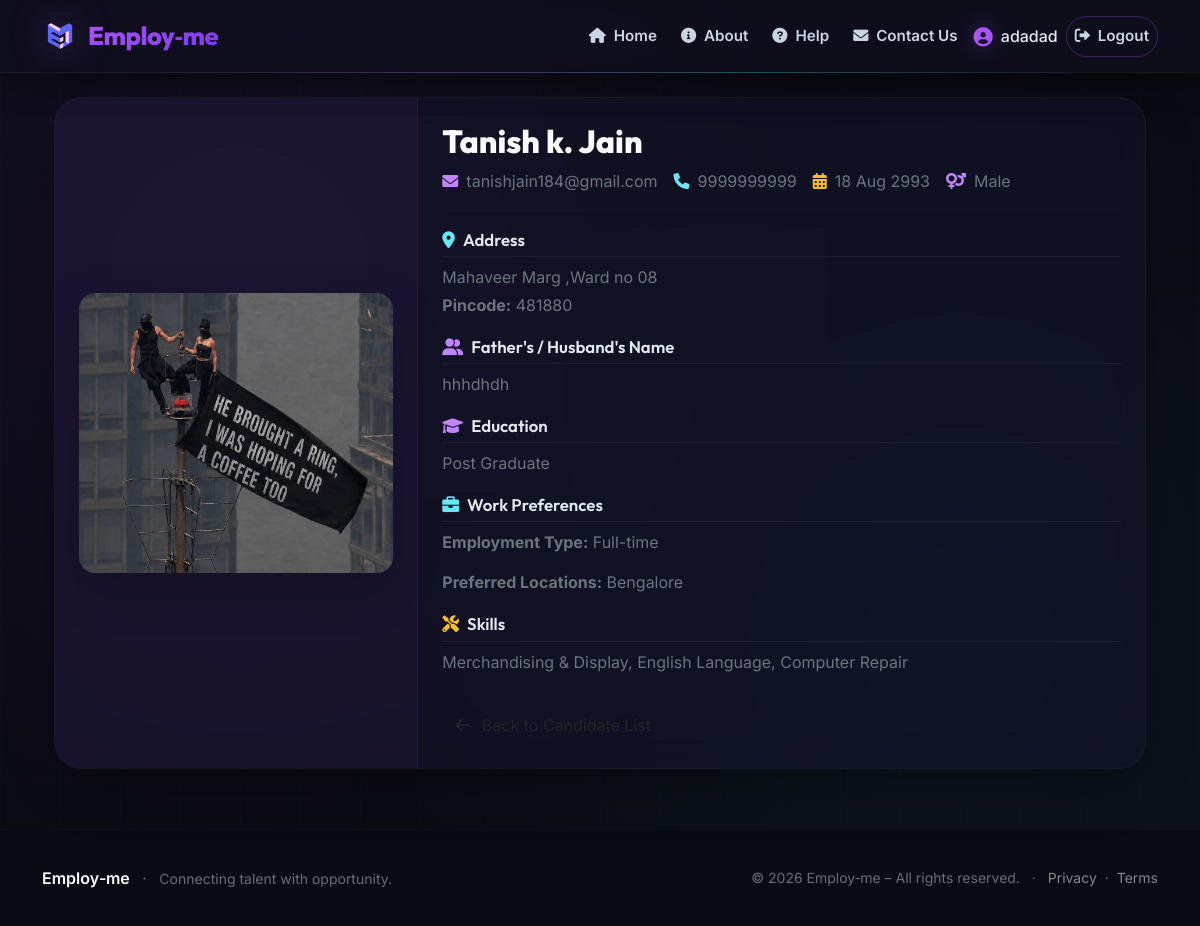
/view/1 (signed in), run on an earlier commit of the app's database.
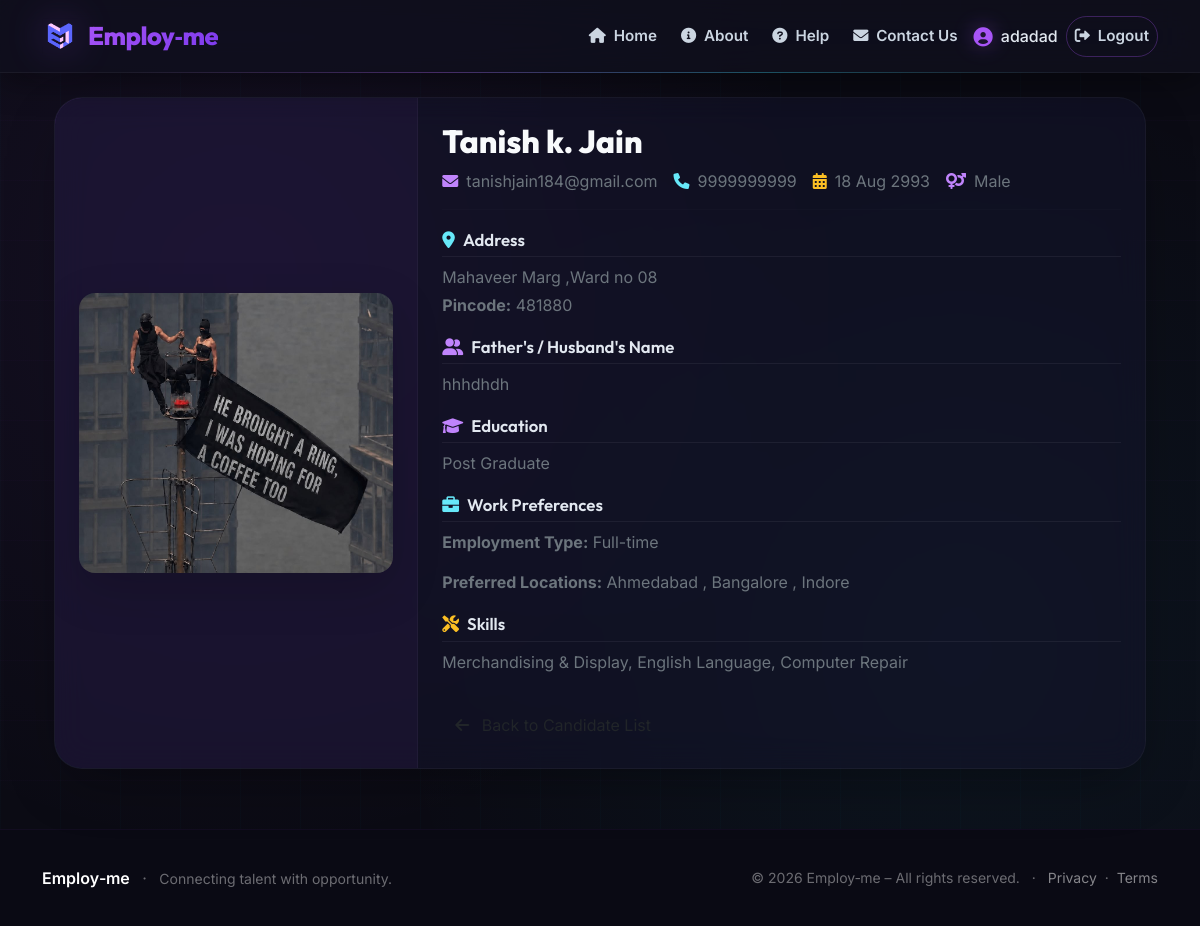
And on a later commit of the database.
### models.py (models this page shows)
class User(UserMixin, db.Model):
    id = db.Column(db.Integer, primary_key=True)
    email = db.Column(db.String(120), unique=True, nullable=False)
    password_hash = db.Column(db.String(128), nullable=False)
    role = db.Column(db.String(20), nullable=False)  # 'jobseeker' or 'employer'
    name = db.Column(db.String(100), nullable=False)
    created_at = db.Column(db.DateTime, default=datetime.utcnow)
    profile = db.relationship('JobSeekerProfile', backref='user', uselist=False,
                              cascade='all, delete-orphan')
    employer_profile = db.relationship('EmployerProfile', backref='user', uselist=False,
                                       cascade='all, delete-orphan')

class JobSeekerProfile(db.Model):
    id = db.Column(db.Integer, primary_key=True)
    user_id = db.Column(db.Integer, db.ForeignKey('user.id'), unique=True, nullable=False)
    first_name = db.Column(db.String(50), nullable=False)
    middle_name = db.Column(db.String(50), nullable=True)
    last_name = db.Column(db.String(50), nullable=False)
    dob = db.Column(db.Date, nullable=False)
    gender = db.Column(db.String(10), nullable=False)
    address = db.Column(db.String(300), nullable=False)
    pincode = db.Column(db.String(10), nullable=False)
    mobile = db.Column(db.String(15), nullable=False)
    father_husband_name = db.Column(db.String(100), nullable=False)
    education_level = db.Column(db.String(20), nullable=False)
    education_other = db.Column(db.String(100), nullable=True)
    preferred_location1 = db.Column(db.String(100), nullable=False)
    preferred_location2 = db.Column(db.String(100), nullable=True)
    preferred_location3 = db.Column(db.String(100), nullable=True)
    employment_type = db.Column(db.String(20), nullable=False)
    skills = db.Column(db.Text, nullable=True)
    city = db.Column(db.String(100), nullable=False)
    state = db.Column(db.String(100), nullable=False)
    profile_pic = db.Column(db.String(200))
    aadhar_card = db.Column(db.String(200))
    created_at = db.Column(db.DateTime, default=datetime.utcnow)
    verified = db.Column(db.Boolean, default=False, nullable=False)

### app.py (the view)
@app.route('/view/<int:profile_id>')
@login_required
@role_required('employer')
def view_profile(profile_id):
    profile = JobSeekerProfile.query.get_or_404(profile_id)
    return render_template('view_profile.html', profile=profile)

### app.py (called while the page is built)
@login_manager.user_loader
def load_user(user_id):
    return User.query.get(int(user_id))

def role_required(role):
    def decorator(func):
        from functools import wraps
        @wraps(func)
        def wrapper(*args, **kwargs):
            if not current_user.is_authenticated or current_user.role != role:
                flash('Access denied.', 'danger')
                return redirect(url_for('index'))
            return func(*args, **kwargs)
        return wrapper
    return decorator

### templates/view_profile.html (shortened to what this page needs)
{% extends "base.html" %}
{% block content %}
<div class="container mt-4">
    <div class="card-modern p-0 overflow-hidden">
        <div class="row g-0">
            <div class="col-md-4 p-4 d-flex align-items-center justify-content-center"
                 style="background: rgba(168, 85, 247, 0.05); border-right: 1px solid rgba(255,255,255,0.04);">
                {% if profile.profile_pic %}
                    <img src="{{ url_for('static', filename='uploads/' + profile.profile_pic) }}"
                         alt="Profile Picture"
                         class="img-fluid rounded-4 shadow-lg"
                         style="max-height: 280px; width: 100%; object-fit: cover;">
                {% else %}
                    <div class="text-center">
                        <i class="fas fa-user-circle fa-6x" style="color: rgba(168, 85, 247, 0.3);"></i>
                        <p class="mt-2 text-secondary">No photo available</p>
                    </div>
                {% endif %}
            </div>
            <div class="col-md-8">
                <div class="card-body p-4">
                    <h2 class="mb-2" style="font-family: var(--font-display); font-weight: 800; color: #F8FAFC;">
                        {{ profile.first_name }} {{ profile.middle_name or '' }} {{ profile.last_name }}
                    </h2>
                    <div class="d-flex flex-wrap gap-3 mb-3">
                        <span class="text-secondary"><i class="fas fa-envelope me-2" style="color: var(--primary-light);"></i>{{ profile.user.email }}</span>
                        <span class="text-secondary"><i class="fas fa-phone me-2" style="color: var(--employer-light);"></i>{{ profile.mobile }}</span>
                        <span class="text-secondary"><i class="fas fa-calendar-alt me-2" style="color: var(--accent-gold);"></i>{{ profile.dob.strftime('%d %b %Y') if profile.dob else 'N/A' }}</span>
                        <span class="text-secondary"><i class="fas fa-venus-mars me-2" style="color: var(--primary-light);"></i>{{ profile.gender }}</span>
                    </div>
                    <hr style="border-color: rgba(255,255,255,0.05);">
                    <h5 class="section-title"><i class="fas fa-map-marker-alt me-2" style="color: var(--employer-light);"></i>Address</h5>
                    <p class="text-secondary mb-1">{{ profile.address or 'Not provided' }}</p>
                    <p class="text-secondary">
                        <strong>Pincode:</strong> {{ profile.pincode or 'N/A' }}
                    </p>
                    <h5 class="section-title"><i class="fas fa-user-friends me-2" style="color: var(--primary-light);"></i>Father's / Husband's Name</h5>
                    <p class="text-secondary">{{ profile.father_husband_name or 'Not provided' }}</p>
                    <h5 class="section-title"><i class="fas fa-graduation-cap me-2" style="color: var(--primary-light);"></i>Education</h5>
                    <p class="text-secondary">{{ profile.education_level }}</p>
                    <h5 class="section-title"><i class="fas fa-briefcase me-2" style="color: var(--employer-light);"></i>Work Preferences</h5>
                    <p class="text-secondary"><strong>Employment Type:</strong> {{ profile.employment_type }}</p>
                    <p class="text-secondary"><strong>Preferred Locations:</strong>
                        {{ profile.preferred_location1 }}
                        {% if profile.preferred_location2 %}, {{ profile.preferred_location2 }}{% endif %}
                        {% if profile.preferred_location3 %}, {{ profile.preferred_location3 }}{% endif %}
                    </p>
                    <h5 class="section-title"><i class="fas fa-tools me-2" style="color: var(--accent-gold);"></i>Skills</h5>
                    <p class="text-secondary">{{ profile.skills or 'No skills listed' }}</p>
                    <a href="{{ url_for('hire_dashboard') }}" class="btn btn-outline-soft mt-3">
                        <i class="fas fa-arrow-left me-2"></i> Back to Candidate List
                    </a>
                </div>
            </div>
        </div>
    </div>
</div>
{% endblock %}

### templates/base.html (shortened to what this page needs)
<!DOCTYPE html>
<html lang="en">
<head>
    <link href="https://cdn.jsdelivr.net/npm/bootstrap@5.3.0-alpha1/dist/css/bootstrap.min.css" rel="stylesheet" />
    <link rel="stylesheet" href="https://cdnjs.cloudflare.com/ajax/libs/font-awesome/6.0.0/css/all.min.css" />
</head>
<body>
    <nav class="navbar navbar-expand-lg navbar-custom sticky-top">
        <div class="container">
            <a class="navbar-brand" href="{{ url_for('index') }}">
                <img src="{{ url_for('static', filename='images/logo.png') }}" alt="Employ-me logo" />
                <span>Employ‑me</span>
            </a>
            <div class="collapse navbar-collapse" id="navbarNav">
                <ul class="navbar-nav ms-auto align-items-lg-center gap-1 gap-lg-2">
                    <li class="nav-item">
                        <a class="nav-link" href="{{ url_for('index') }}">
                            <i class="fas fa-home me-1"></i> Home
                        </a>
                    </li>
                    <li class="nav-item">
                        <a class="nav-link" href="{{ url_for('about') }}">
                            <i class="fas fa-info-circle me-1"></i> About
                        </a>
                    </li>
                    <li class="nav-item">
                        <a class="nav-link" href="{{ url_for('help') }}">
                            <i class="fas fa-question-circle me-1"></i> Help
                        </a>
                    </li>
                    <li class="nav-item">
                        <a class="nav-link" href="{{ url_for('contact') }}">
                            <i class="fas fa-envelope me-1"></i> Contact Us
                        </a>
                    </li>
                    {% if current_user.is_authenticated %}
                        <li class="nav-item">
                            <span class="navbar-text">
                                <i class="fas fa-user-circle"></i>
                                {{ current_user.name }}
                            </span>
                        </li>
                        <li class="nav-item">
                            <a class="nav-link btn-outline-custom" href="{{ url_for('logout') }}">
                                <i class="fas fa-sign-out-alt me-1"></i> Logout
                            </a>
                        </li>
                    {% endif %}
                </ul>
            </div>
        </div>
    </nav>
    <main>
        <div class="container my-4">
            {% block content %}{% endblock %}
        </div>
    </main>
    <footer class="footer-custom">
        <div class="container">
            <div class="row align-items-center">
                <div class="col-md-6 text-center text-md-start">
                    <span class="fw-semibold text-white">Employ‑me</span>
                    <span class="mx-2">·</span>
                    <span class="small">Connecting talent with opportunity.</span>
                </div>
                <div class="col-md-6 text-center text-md-end small">
                    &copy; 2026 Employ‑me – All rights reserved.
                    <span class="mx-2">·</span>
                    <a href="#" class="text-white-50" data-bs-toggle="modal" data-bs-target="#footerPrivacyModal">Privacy</a>
                    <span class="mx-1">·</span>
                    <a href="#" class="text-white-50" data-bs-toggle="modal" data-bs-target="#footerTermsModal">Terms</a>
                </div>
            </div>
        </div>
    </footer>
</body>
</html>

### templates/base.html (style rules this page uses)
:root { --primary: #A855F7; --primary-dark: #7C3AED; --primary-light: #C084FC; --primary-glow: 0 0 30px rgba(168, 85, 247, 0.6); --primary-gradient: linear-gradient(135deg, #A855F7 0%, #7C3AED 100%); --employer: #22D3EE; --employer-dark: #0891B2; --employer-light: #67E8F9; --employer-glow: 0 0 30px rgba(34, 211, 238, 0.6); --employer-gradient: linear-gradient(135deg, #22D3EE 0%, #0891B2 100%); --accent-gold: #FBBF24; --accent-gold-dark: #F59E0B; --bg-dark: #0B0B14; --bg-card: rgba(20, 20, 45, 0.55); --bg-glass: rgba(15, 15, 30, 0.75); --text-primary: #F1F5F9; --text-secondary: #94A3B8; --border-glass: rgba(255, 255, 255, 0.05); --border-highlight: rgba(168, 85, 247, 0.2); --font-sans: 'Inter', -apple-system, BlinkMacSystemFont, 'Segoe UI', Roboto, sans-serif; --font-display: 'Outfit', sans-serif; }
* { margin:0; padding:0; box-sizing:border-box; }
body { background: var(--bg-dark); background-image: radial-gradient(circle at 20% 30%, rgba(168, 85, 247, 0.07) 0%, transparent 50%), radial-gradient(circle at 80% 70%, rgba(34, 211, 238, 0.05) 0%, transparent 50%); font-family: var(--font-sans); color: var(--text-primary); min-height: 100vh; overflow-x: hidden; margin: 0; padding: 0; position: relative; z-index: 0; }
body::before { content: ''; position: fixed; inset: 0; background-image: linear-gradient(rgba(168, 85, 247, 0.02) 1px, transparent 1px), linear-gradient(90deg, rgba(34, 211, 238, 0.02) 1px, transparent 1px); background-size: 60px 60px; pointer-events: none; z-index: -1; animation: gridMove 30s linear infinite; }
.navbar-custom { background: rgba(15, 15, 28, 0.8); backdrop-filter: blur(20px) saturate(180%); -webkit-backdrop-filter: blur(20px) saturate(180%); border-bottom: 1px solid rgba(255, 255, 255, 0.05); box-shadow: 0 8px 32px rgba(0, 0, 0, 0.4); padding: 12px 0; position: sticky; top: 0; z-index: 1000; transition: all 0.3s ease; }
.navbar-custom::after { content: ''; position: absolute; bottom: -1px; left: 10%; width: 80%; height: 1px; background: linear-gradient(90deg, transparent, var(--primary), var(--employer), transparent); opacity: 0.3; }
.navbar-custom .navbar-brand { font-family: var(--font-display); font-weight: 800; font-size: 1.6rem; letter-spacing: -0.02em; color: #F8FAFC; display: flex; align-items: center; gap: 10px; }
.navbar-custom .navbar-brand img { height: 36px; width: auto; filter: drop-shadow(0 0 20px rgba(168, 85, 247, 0.4)); }
.navbar-custom .navbar-brand span { background: var(--primary-gradient); -webkit-background-clip: text; -webkit-text-fill-color: transparent; background-clip: text; }
.navbar-custom .nav-link { font-weight: 600; font-size: 0.95rem; color: #CBD5E1; padding: 8px 20px; border-radius: 60px; transition: all 0.25s ease; position: relative; }
.navbar-custom .nav-link::after { content: ''; position: absolute; bottom: 2px; left: 50%; width: 0; height: 2px; background: var(--primary); transition: all 0.3s ease; transform: translateX(-50%); border-radius: 4px; box-shadow: 0 0 8px var(--primary); }
.navbar-custom .nav-link.btn-outline-custom { border: 1px solid rgba(168, 85, 247, 0.3); color: #CBD5E1; background: transparent; }
.navbar-custom .navbar-text { font-weight: 500; color: #E2E8F0; display: flex; align-items: center; gap: 8px; }
.navbar-custom .navbar-text i { color: var(--primary); font-size: 1.2rem; filter: drop-shadow(0 0 10px rgba(168, 85, 247, 0.4)); }
.card-modern { background: var(--bg-card); backdrop-filter: blur(16px); -webkit-backdrop-filter: blur(16px); border: 1px solid rgba(255, 255, 255, 0.04); border-radius: 28px; box-shadow: 0 20px 60px -16px rgba(0, 0, 0, 0.4); transition: all 0.35s cubic-bezier(0.25, 0.46, 0.45, 0.94); padding: 36px 28px; height: 100%; position: relative; overflow: hidden; }
.card-modern::before { content: ''; position: absolute; inset: -1px; border-radius: 28px; padding: 1px; background: linear-gradient(145deg, rgba(168, 85, 247, 0.3), rgba(34, 211, 238, 0.1), transparent 80%); -webkit-mask: linear-gradient(#fff 0 0) content-box, linear-gradient(#fff 0 0); -webkit-mask-composite: xor; mask-composite: exclude; pointer-events: none; }
.footer-custom { background: #0A0A14; color: rgba(255, 255, 255, 0.4); padding: 36px 0; margin-top: 60px; border-top: 1px solid rgba(168, 85, 247, 0.05); }
.footer-custom a { color: rgba(255, 255, 255, 0.35); text-decoration: none; transition: color 0.2s; }

What changed in the data, as far as the page shows it:
changed JobSeekerProfile "Tanish": preferred_location1 "Bengalore" → "Ahmedabad"; preferred_location2 (not shown) → "Bangalore"; preferred_location3 (not shown) → "Indore"
